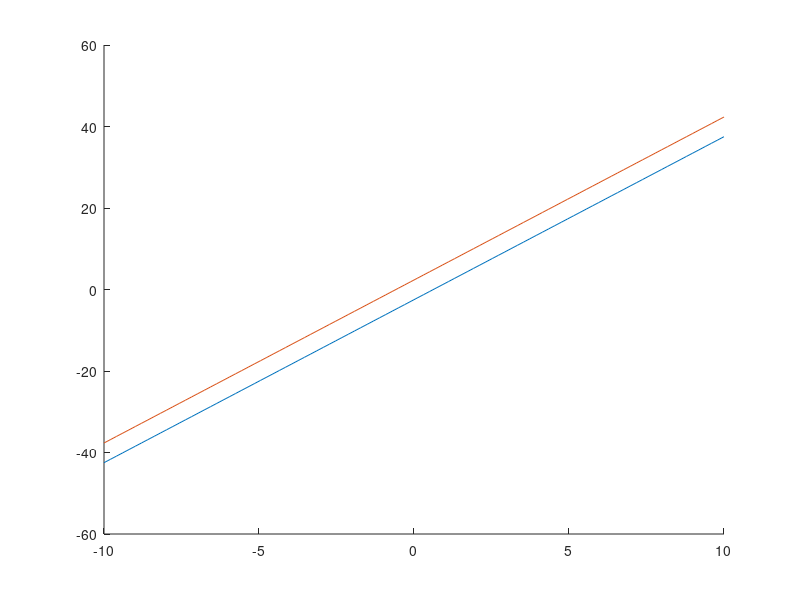

Write the MATLAB code that produced this figure.
%% Lecture10 7/20/15
% Left division can identify what your matrix "looks like" and choose the
% appropriate algorithm
% function [b1;b2;b3] = Gauss(vector A, vector b)
% how can I time this? Use a random 100 by 100 matrix
rand(100);
x = linspace(-10, 10);
y = 4 * x - 5/2;
y2 = 4 * x + 7/3;
hold on
plot(x, y)
plot(x, y2)
% We can see graphically that there are no solutions, since the functions
% are parallel 
% Check if the determinant is 0; this means there can be infinite or no
% solutions, the same holds for if the equations are "masquerading"
% Three different solutions to a systems of linear equations
% Unique solution (x;y;z) = (s1;s2;s3)
% Anomalies >>>>
% Inconsistent system -> NO sol'ns (may not satisfy points or is parallel)
% Dependent system -> two equations are the same
% % https://ece.uwaterloo.ca/~dwharder/NumericalAnalysis/02Numerics/Weaknesses/